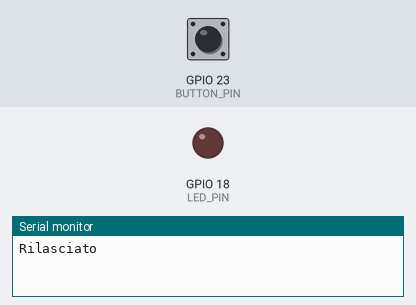
Bench run of a sketch on a simulated ESP32. On the bench: output pins drawn as LEDs (lit = HIGH), the last lines printed to the serial monitor. The test bench sets the inputs (shaded band); at power-on: GPIO 23 (BUTTON_PIN) LOW.

Above: at 1.2 s.
1.3 s: GPIO 23 (BUTTON_PIN) pulled HIGH for 0.15 s
At 1.37 s:
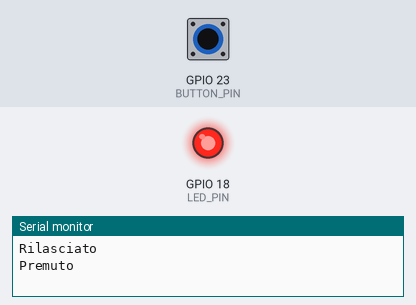
2.9 s: GPIO 23 (BUTTON_PIN) pulled HIGH for 3.2 s
At 6.8 s:
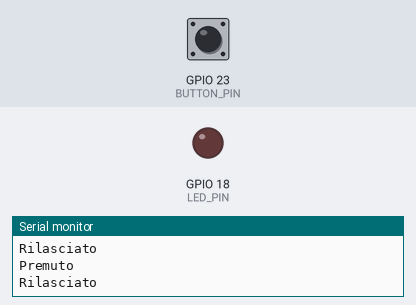
Timing chart, 0 to 8.3 s (numbered marks = the images above; inputs shaded):
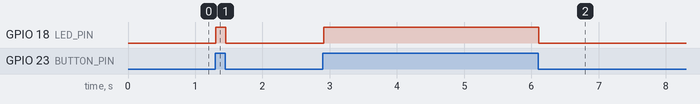

The sketch:

cpp.ino
```cpp
#include <Arduino.h>

const int LED_PIN = 18;
const int BUTTON_PIN = 23;
int previousReading = -1;    // Forza la stampa della prima lettura.

void setup() {
  Serial.begin(115200);
  pinMode(LED_PIN, OUTPUT);
  digitalWrite(LED_PIN, LOW);
  pinMode(BUTTON_PIN, INPUT);
}

void loop() {
  const int reading = digitalRead(BUTTON_PIN);
  const bool pressed = (reading == HIGH); // Pulsante attivo alto.
  digitalWrite(LED_PIN, pressed ? HIGH : LOW);
  if (reading != previousReading) {
    Serial.println(pressed ? "Premuto" : "Rilasciato");
    previousReading = reading;
  }
  delay(10);                 // Lettura periodica; non e' un debounce.
}
```

Measured:
- after the input at 1.3 s, GPIO 18 (LED_PIN): LOW → HIGH at once, → LOW 0.15 s later
- after the input at 2.9 s, GPIO 18 (LED_PIN): LOW → HIGH at once, → LOW 3.2 s later
